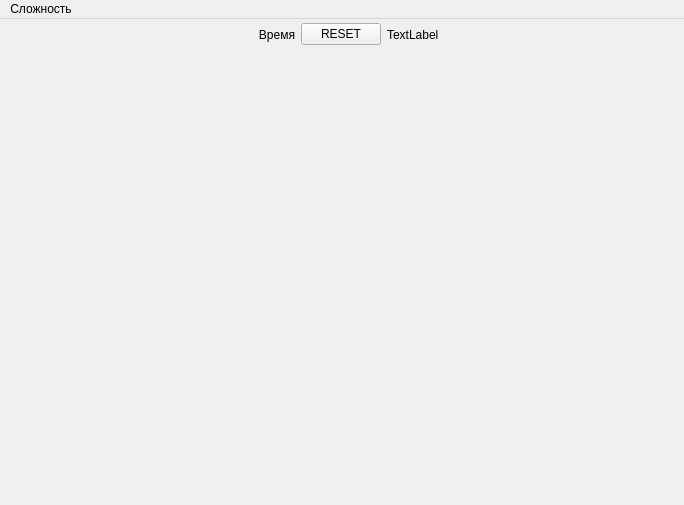
<?xml version="1.0" encoding="UTF-8"?>
<ui version="4.0">
 <class>MainWindow</class>
 <widget class="QMainWindow" name="MainWindow">
  <property name="geometry">
   <rect>
    <x>0</x>
    <y>0</y>
    <width>684</width>
    <height>505</height>
   </rect>
  </property>
  <property name="windowTitle">
   <string>Сапёр</string>
  </property>
  <widget class="QWidget" name="centralwidget">
   <property name="contextMenuPolicy">
    <enum>Qt::DefaultContextMenu</enum>
   </property>
   <property name="autoFillBackground">
    <bool>true</bool>
   </property>
   <widget class="QWidget" name="horizontalLayoutWidget">
    <property name="geometry">
     <rect>
      <x>0</x>
      <y>0</y>
      <width>681</width>
      <height>31</height>
     </rect>
    </property>
    <layout class="QHBoxLayout" name="horizontalLayout">
     <item>
      <widget class="QLabel" name="label_time">
       <property name="sizePolicy">
        <sizepolicy hsizetype="Preferred" vsizetype="Preferred">
         <horstretch>3</horstretch>
         <verstretch>0</verstretch>
        </sizepolicy>
       </property>
       <property name="layoutDirection">
        <enum>Qt::LeftToRight</enum>
       </property>
       <property name="text">
        <string>Время</string>
       </property>
       <property name="alignment">
        <set>Qt::AlignRight|Qt::AlignTrailing|Qt::AlignVCenter</set>
       </property>
      </widget>
     </item>
     <item>
      <widget class="QPushButton" name="pushButton">
       <property name="sizePolicy">
        <sizepolicy hsizetype="Fixed" vsizetype="Fixed">
         <horstretch>1</horstretch>
         <verstretch>0</verstretch>
        </sizepolicy>
       </property>
       <property name="text">
        <string>RESET</string>
       </property>
      </widget>
     </item>
     <item>
      <widget class="QLabel" name="label_mine_left">
       <property name="sizePolicy">
        <sizepolicy hsizetype="Preferred" vsizetype="Preferred">
         <horstretch>3</horstretch>
         <verstretch>0</verstretch>
        </sizepolicy>
       </property>
       <property name="text">
        <string>TextLabel</string>
       </property>
      </widget>
     </item>
    </layout>
   </widget>
  </widget>
  <widget class="QMenuBar" name="menubar">
   <property name="geometry">
    <rect>
     <x>0</x>
     <y>0</y>
     <width>684</width>
     <height>26</height>
    </rect>
   </property>
   <widget class="QMenu" name="menu">
    <property name="title">
     <string>Сложность</string>
    </property>
    <addaction name="separator"/>
    <addaction name="act_easy"/>
    <addaction name="act_mid"/>
    <addaction name="act_hard"/>
   </widget>
   <addaction name="menu"/>
  </widget>
  <action name="act_easy">
   <property name="text">
    <string>Легкий</string>
   </property>
  </action>
  <action name="act_mid">
   <property name="text">
    <string>Средний</string>
   </property>
  </action>
  <action name="act_hard">
   <property name="text">
    <string>Сложный</string>
   </property>
  </action>
 </widget>
 <resources/>
 <connections/>
</ui>
